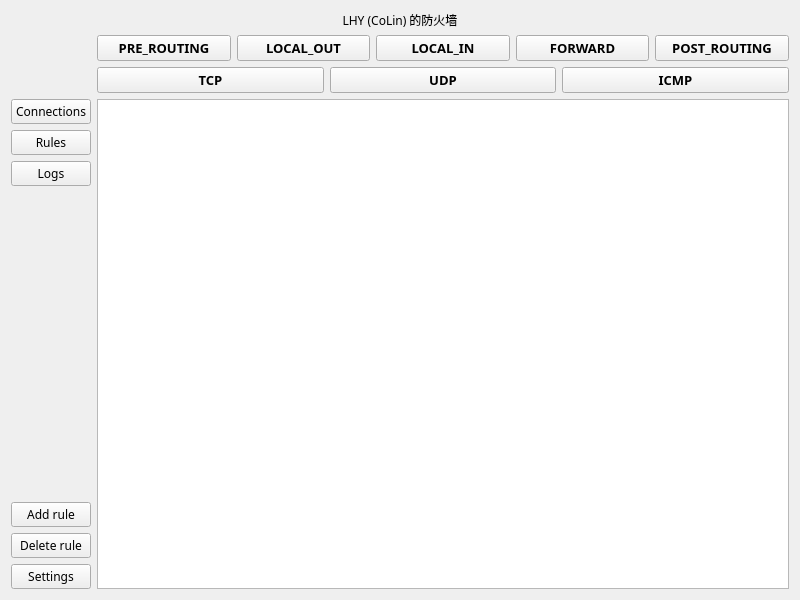
<?xml version="1.0" encoding="UTF-8"?>
<ui version="4.0">
 <class>Widget</class>
 <widget class="QWidget" name="Widget">
  <property name="geometry">
   <rect>
    <x>0</x>
    <y>0</y>
    <width>800</width>
    <height>600</height>
   </rect>
  </property>
  <property name="font">
   <font>
    <family>Source Code Pro</family>
   </font>
  </property>
  <property name="windowTitle">
   <string>Widget</string>
  </property>
  <layout class="QGridLayout" name="gridLayout_2">
   <item row="0" column="0">
    <layout class="QVBoxLayout" name="verticalLayout_3">
     <item>
      <widget class="QLabel" name="label">
       <property name="font">
        <font>
         <family>Source Code Pro</family>
        </font>
       </property>
       <property name="text">
        <string>LHY (CoLin) 的防火墙</string>
       </property>
       <property name="alignment">
        <set>Qt::AlignCenter</set>
       </property>
      </widget>
     </item>
     <item>
      <layout class="QGridLayout" name="gridLayout">
       <item row="0" column="1">
        <layout class="QVBoxLayout" name="verticalLayout">
         <item>
          <layout class="QHBoxLayout" name="horizontalLayout">
           <item>
            <widget class="QPushButton" name="pre_routing">
             <property name="font">
              <font>
               <pointsize>10</pointsize>
               <weight>75</weight>
               <bold>true</bold>
              </font>
             </property>
             <property name="text">
              <string>PRE_ROUTING</string>
             </property>
             <property name="checkable">
              <bool>true</bool>
             </property>
             <property name="autoExclusive">
              <bool>true</bool>
             </property>
            </widget>
           </item>
           <item>
            <widget class="QPushButton" name="local_out">
             <property name="font">
              <font>
               <pointsize>10</pointsize>
               <weight>75</weight>
               <bold>true</bold>
              </font>
             </property>
             <property name="text">
              <string>LOCAL_OUT</string>
             </property>
             <property name="checkable">
              <bool>true</bool>
             </property>
             <property name="autoExclusive">
              <bool>true</bool>
             </property>
            </widget>
           </item>
           <item>
            <widget class="QPushButton" name="local_in">
             <property name="font">
              <font>
               <pointsize>10</pointsize>
               <weight>75</weight>
               <bold>true</bold>
              </font>
             </property>
             <property name="text">
              <string>LOCAL_IN</string>
             </property>
             <property name="checkable">
              <bool>true</bool>
             </property>
             <property name="autoExclusive">
              <bool>true</bool>
             </property>
            </widget>
           </item>
           <item>
            <widget class="QPushButton" name="forward">
             <property name="font">
              <font>
               <pointsize>10</pointsize>
               <weight>75</weight>
               <bold>true</bold>
              </font>
             </property>
             <property name="text">
              <string>FORWARD</string>
             </property>
             <property name="checkable">
              <bool>true</bool>
             </property>
             <property name="autoExclusive">
              <bool>true</bool>
             </property>
            </widget>
           </item>
           <item>
            <widget class="QPushButton" name="post_routing">
             <property name="font">
              <font>
               <pointsize>10</pointsize>
               <weight>75</weight>
               <bold>true</bold>
              </font>
             </property>
             <property name="text">
              <string>POST_ROUTING</string>
             </property>
             <property name="checkable">
              <bool>true</bool>
             </property>
             <property name="autoExclusive">
              <bool>true</bool>
             </property>
            </widget>
           </item>
          </layout>
         </item>
         <item>
          <layout class="QHBoxLayout" name="horizontalLayout_2">
           <item>
            <widget class="QPushButton" name="btn_tcp">
             <property name="font">
              <font>
               <pointsize>10</pointsize>
               <weight>75</weight>
               <bold>true</bold>
              </font>
             </property>
             <property name="text">
              <string>TCP</string>
             </property>
             <property name="checkable">
              <bool>true</bool>
             </property>
             <property name="autoExclusive">
              <bool>true</bool>
             </property>
            </widget>
           </item>
           <item>
            <widget class="QPushButton" name="btn_udp">
             <property name="font">
              <font>
               <pointsize>10</pointsize>
               <weight>75</weight>
               <bold>true</bold>
              </font>
             </property>
             <property name="text">
              <string>UDP</string>
             </property>
             <property name="checkable">
              <bool>true</bool>
             </property>
             <property name="autoExclusive">
              <bool>true</bool>
             </property>
            </widget>
           </item>
           <item>
            <widget class="QPushButton" name="btn_icmp">
             <property name="font">
              <font>
               <pointsize>10</pointsize>
               <weight>75</weight>
               <bold>true</bold>
              </font>
             </property>
             <property name="text">
              <string>ICMP</string>
             </property>
             <property name="checkable">
              <bool>true</bool>
             </property>
             <property name="autoExclusive">
              <bool>true</bool>
             </property>
            </widget>
           </item>
          </layout>
         </item>
        </layout>
       </item>
       <item row="1" column="0">
        <layout class="QVBoxLayout" name="verticalLayout_2">
         <item>
          <widget class="QPushButton" name="btn_connections">
           <property name="text">
            <string>Connections</string>
           </property>
           <property name="checkable">
            <bool>true</bool>
           </property>
           <property name="autoExclusive">
            <bool>true</bool>
           </property>
          </widget>
         </item>
         <item>
          <widget class="QPushButton" name="btn_rules">
           <property name="text">
            <string>Rules</string>
           </property>
           <property name="checkable">
            <bool>true</bool>
           </property>
           <property name="autoExclusive">
            <bool>true</bool>
           </property>
          </widget>
         </item>
         <item>
          <widget class="QPushButton" name="btn_logs">
           <property name="text">
            <string>Logs</string>
           </property>
           <property name="checkable">
            <bool>true</bool>
           </property>
           <property name="autoExclusive">
            <bool>true</bool>
           </property>
          </widget>
         </item>
         <item>
          <spacer name="verticalSpacer">
           <property name="orientation">
            <enum>Qt::Vertical</enum>
           </property>
           <property name="sizeHint" stdset="0">
            <size>
             <width>20</width>
             <height>40</height>
            </size>
           </property>
          </spacer>
         </item>
         <item>
          <widget class="QPushButton" name="btn_addrule">
           <property name="text">
            <string>Add rule</string>
           </property>
          </widget>
         </item>
         <item>
          <widget class="QPushButton" name="btn_deleterule">
           <property name="text">
            <string>Delete rule</string>
           </property>
          </widget>
         </item>
         <item>
          <widget class="QPushButton" name="btn_settings">
           <property name="text">
            <string>Settings</string>
           </property>
          </widget>
         </item>
        </layout>
       </item>
       <item row="0" column="0">
        <spacer name="verticalSpacer_2">
         <property name="orientation">
          <enum>Qt::Vertical</enum>
         </property>
         <property name="sizeType">
          <enum>QSizePolicy::Preferred</enum>
         </property>
         <property name="sizeHint" stdset="0">
          <size>
           <width>20</width>
           <height>30</height>
          </size>
         </property>
        </spacer>
       </item>
       <item row="1" column="1">
        <widget class="QTableView" name="infotable"/>
       </item>
      </layout>
     </item>
    </layout>
   </item>
  </layout>
 </widget>
 <resources/>
 <connections/>
</ui>
